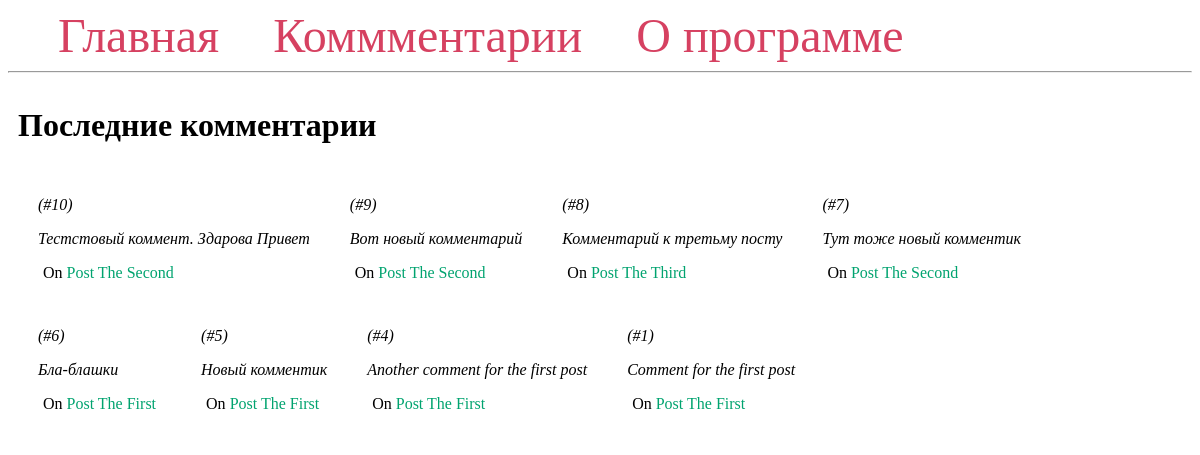
Page /comments/ on the committed database.
### task39/task39.py (models this page shows, shortened)
class Comment(db.Model):
    id = db.Column(db.Integer, primary_key=True)
    content = db.Column(db.Text)
    post_id = db.Column(db.Integer, db.ForeignKey('post.id'))

class Post(db.Model):
    id = db.Column(db.Integer, primary_key=True)
    title = db.Column(db.String(100))
    content = db.Column(db.Text)
    comments = db.relationship('Comment', backref='post')

### task39/task39.py (the view)
@app.route('/comments/')
def comments():
    comments = Comment.query.order_by(Comment.id.desc()).all()
    return render_template('comments.html', comments=comments)

### task39/templates/comments.html
{% extends 'base.html' %}
{% block content %}
    <span class="title"><h1>{% block title %} Последние комментарии {% endblock %}</h1></span>
    <div class="content">
                {% for comment in comments %}
                    <div class="comment">
                        <i>
                            (#{{ comment.id }})
                            <p>{{ comment.content }}</p>
                        </i>
                        <p class="title">
                        On <a href="{{ url_for('post',
                                                post_id=comment.post.id) }}">
                                {{ comment.post.title }}
                              </a>
                        </p>
                    </div>
                {% endfor %}
            </div>
    </div>
{% endblock %}

### task39/templates/base.html (shortened to what this page needs)
<!DOCTYPE html>
<html lang="en">
<head>
    <link rel="stylesheet" href="{{ url_for('static', filename='css/default.css') }}">
</head>
<body>
    <nav>
        <a href="{{ url_for('index') }}">Главная</a>
        <a href="{{ url_for('comments') }}">Коммментарии</a>
        <a href="#">О программе</a>
    </nav>
    <hr>
    <div class="content">
        {% block content %} {% endblock %}
</body>
</html>

### task39/static/css/default.css (style rules this page uses)
.title { margin: 5px; }
.content { margin: 5px; width: 100%; display: flex; flex-direction: row; flex-wrap: wrap; }
.comment { padding: 10px; margin: 10px; background-color: #fff; }
.title a { color: #00a36f; text-decoration: none; }
nav a { color: #d64161; font-size: 3em; margin-left: 50px; text-decoration: none; }

### rows in the picture
Comment: id "10", content "Тестстовый коммент. Здарова Привет", post "Post The Second"
Comment: id "9", content "Вот новый комментарий", post "Post The Second"
Comment: id "8", content "Комментарий к третьму посту", post "Post The Third"
Comment: id "7", content "Тут тоже новый комментик", post "Post The Second"
Comment: id "6", content "Бла-блашки", post "Post The First"
Comment: id "5", content "Новый комментик", post "Post The First"
Comment: id "4", content "Another comment for the first post", post "Post The First"
Comment: id "1", content "Comment for the first post", post "Post The First"
